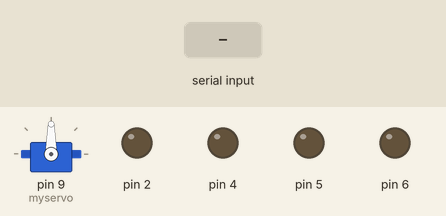
Recording of a sketch running on a simulated Arduino Uno, built with avr-gcc and run on an emulated ATmega328P. Parts: servo, output pins drawn as LEDs (lit = HIGH). The inputs (shaded band) are chosen by the test bench.

Above: at 1.2 s.
1.3 s: "1" received over the second serial link
At 2.7 s:
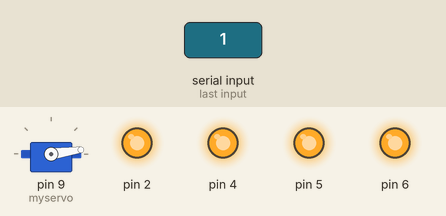
Timing chart, 0 to 4.3 s (numbered marks = the images above; inputs shaded):
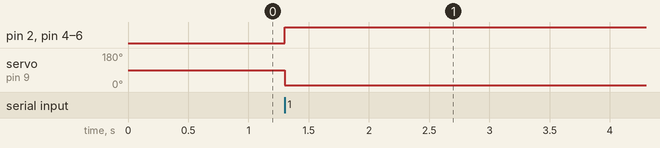

Measured:
- after the input at 1.3 s, pin 2, pin 4–6: LOW → HIGH at once; servo on pin 9 (myservo): 90° → 8° at once

The sketch:

sketch_jun02c.ino
```cpp
#include <Servo.h>
#include <SoftwareSerial.h>

SoftwareSerial BTSerial(0, 1);

Servo myservo;
int vel;
void setup() {
  pinMode (2, OUTPUT);
  pinMode (4, OUTPUT);
  pinMode (5, OUTPUT);
  pinMode (6, OUTPUT);
  myservo.attach(9);
  BTSerial.begin(9600);
}
void loop() {
 if (BTSerial.available()) {
    int rec = (BTSerial.read());

    if (rec > 0 && rec < 255) {
      digitalWrite(6, HIGH);
      digitalWrite(5, HIGH);
      vel = map (rec, 0, 255, 255, 0);
      analogWrite(2, vel);
      analogWrite(4, vel);
      }
    if (rec > 255 && rec < 510) {
      digitalWrite(6, LOW);
      digitalWrite(5, LOW);
      vel = map (rec, 255, 510, 255, 0);
      analogWrite(2, vel);
      analogWrite(4, vel);
      }
    if (rec > 0&& rec < 1023) {
      int pos = map (rec, 0, 1023, 0, 180);
      myservo.write(pos);
    }
    }
}
```
